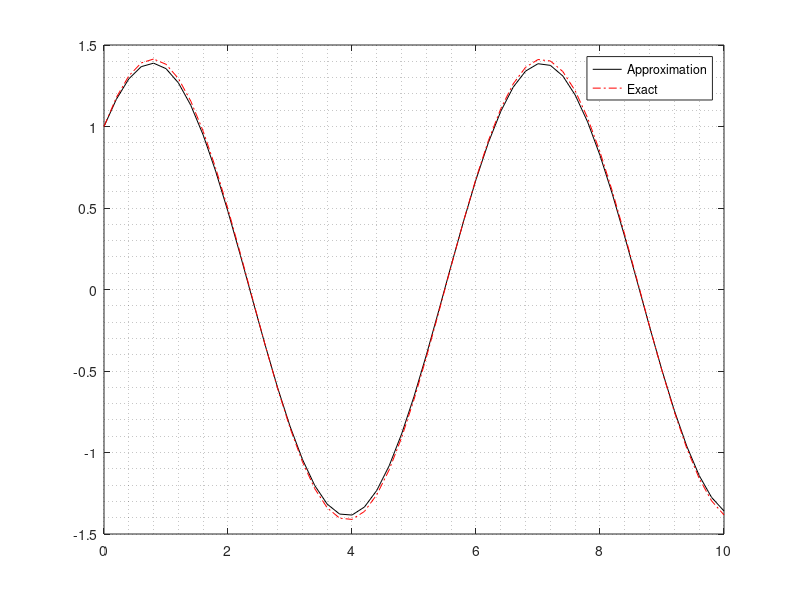

MATLAB code to generate this figure:
clc;
clear ;

H = 0.2; % 0.2 0.1, 0.05, 0.025 
e_tol = 1e-10;

a =  0 ;
b = 10 ;
T = a:H:b;
N = length(T);

Y_exact = zeros(N,1);
Y_app = zeros(N,1);

lam = -5;
f = @(t,y) lam*y + (1-lam)*cos(t) - (1+lam)*sin(t);
% f = @(t,y) t*exp(-t) - y;
Y_app(1) = 1;

for i = 2 : N
    z0 = Y_app(i-1);
    
    diff = 1;
    while diff > e_tol
        z1 = z0 - (z0 - Y_app(i-1) - H*feval(f, T(i), z0))  / (1-H*lam);
        diff = abs( z1 - z0 ) ;
        z0 = z1 ;
    end
    
    Y_app(i) = Y_app(i-1) + H*(feval(f, T(i), z0) );
end


% Exact Soln
for i = 1 : N
    Y_exact(i) = sin(T(i)) + cos(T(i)) ;
end

% Error Check
for i = 1 : N
    error(i) = abs(Y_exact(i) - Y_app(i));
end
max_err_02 = max(error) ;

% Draw Graph & Compare solution
plot( T, Y_app,'k' ) ;
hold on ;
plot( T, Y_exact, 'r-.' ) ;
hold off ; grid minor;
legend('Approximation', 'Exact');

clear a b i N H diff z0 z1 lam f e_tol